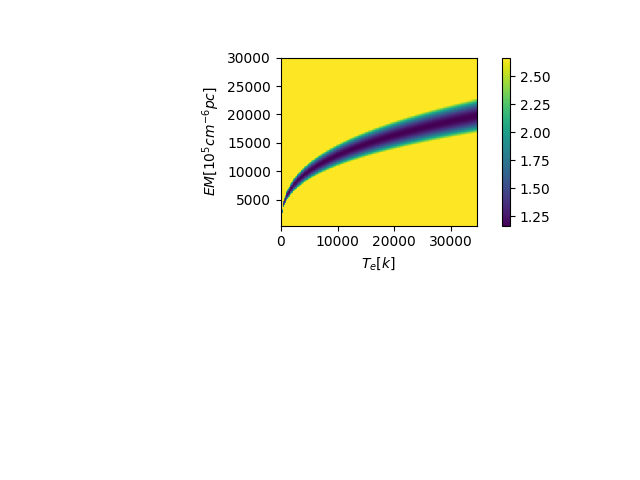

Generate this figure with Python:
import matplotlib.pyplot as plt
import numpy as np
import matplotlib 
from numpy import sqrt, pi, exp, linspace

data = np.loadtxt('sakurai.dat')
x = data[:,0]
y = data[:,1]
ye = data[:,2]

a_min = 0.
a_max = 2000.
b_min = 0.1
b_max = 7.5
Steps = 251
Grid = np.zeros([Steps,Steps])
for s1 in range(Steps):
    for s2 in range(Steps):
        a = a_min + (a_max - a_min)*float(s1)/float(Steps-1)
        b = b_min + (b_max - b_min)*float(s2)/float(Steps-1)
        chi2 = 0.0
        for n in range(len(x)):
            residual = y[n] - 0.05436*a*2.77e-1*x[n]*x[n]*(1.-np.exp(-b*13.26*2.1e5*np.power(a*10000,-1.35)*(np.power(x[n],-2.1))))
            chi2 = chi2 + residual*residual/(ye[n]*ye[n])
        rchi2 = chi2 / (n - 1.0)
        Grid[Steps-1-s2,s1] = rchi2

plt.subplot(211)
plt.figure(1, figsize=(4,6))
mini  = np.min(Grid)  # minimal value of chi2
np.argmin(Grid)
image = plt.imshow(Grid, vmin=mini, vmax=mini+1.5, extent=[a_min*17.28,a_max*17.28,b_min*4003.26,b_max*4003.26])
plt.colorbar(image)

plt.ylabel(r'$EM [10^{5} cm^{-6} pc]$', fontsize=10)
plt.xlabel(r'$T_e [k]$', fontsize=10)
plt.show()
